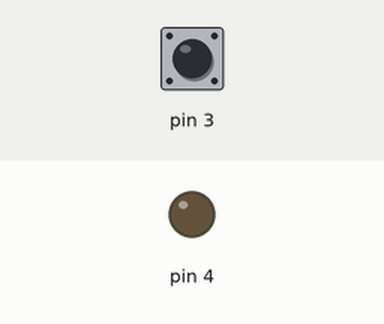
Simulated run of this sketch. Board: Arduino Uno, built with avr-gcc and run on an emulated ATmega328P. Shown: output pins drawn as LEDs (lit = HIGH). The test bench sets the inputs (shaded band); at power-on: pin 3 HIGH. What the sketch prints to the serial monitor is not drawn.

Above: at 1.2 s.
1.3 s: pin 3 pulled LOW for 0.15 s
At 2.1 s:
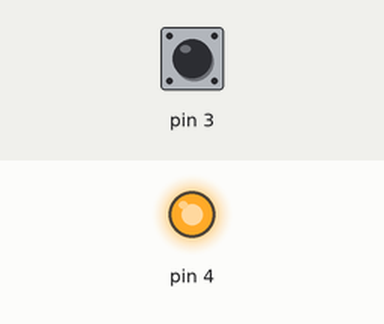
2.9 s: pin 3 pulled LOW for 1 s
At 4.6 s:
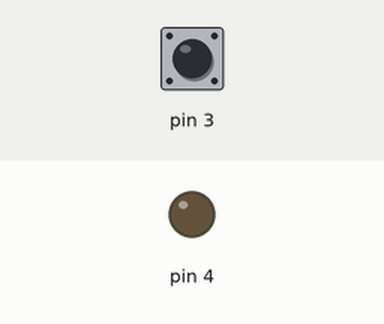
5.4 s: pin 3 pulled LOW for 3.2 s
At 9.3 s:
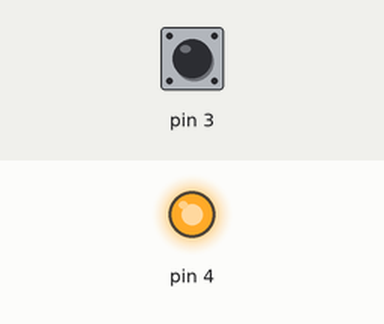
Timing chart, 0 to 10.8 s (numbered marks = the images above; inputs shaded):
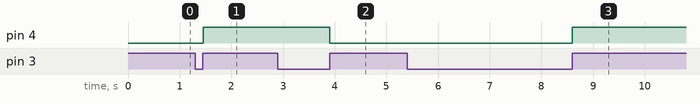

Measured:
- after the input at 1.3 s, pin 4: LOW → HIGH after 0.15 s
- after the input at 2.9 s, pin 4: HIGH → LOW after 1.0 s
- after the input at 5.4 s, pin 4: LOW → HIGH after 3.2 s

The sketch:

Photointerrupter.ino
```cpp
//Alden Dent
//Photointerrupters

#include "Arduino.h"
int count = 0;
volatile byte led = LOW;
void setup()
{
	Serial.begin(9600);
	pinMode(3, INPUT_PULLUP);
	pinMode(4, OUTPUT);
	attachInterrupt(digitalPinToInterrupt(3), on, RISING);
}

void loop()
{
Serial.println(count);
digitalWrite(4, led);
	}
void on()
{
count++;
led = !led;
}
```
